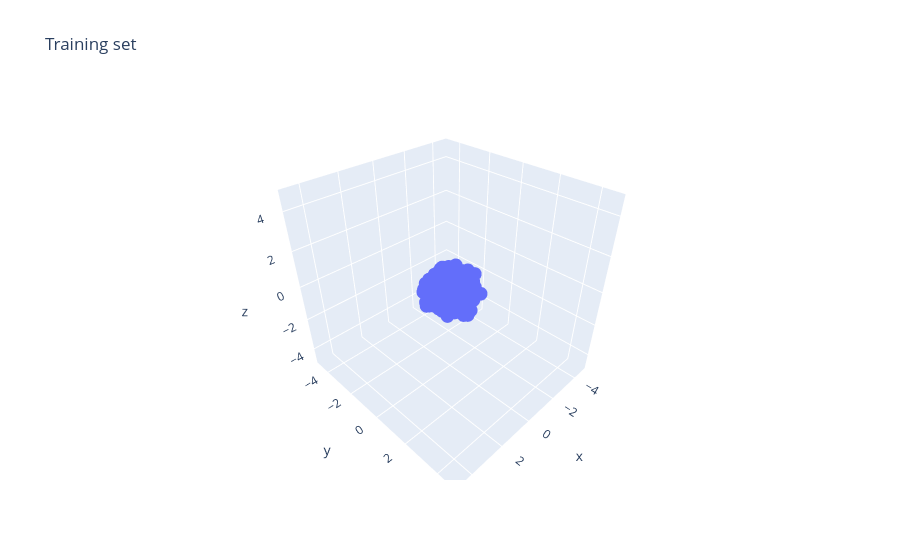
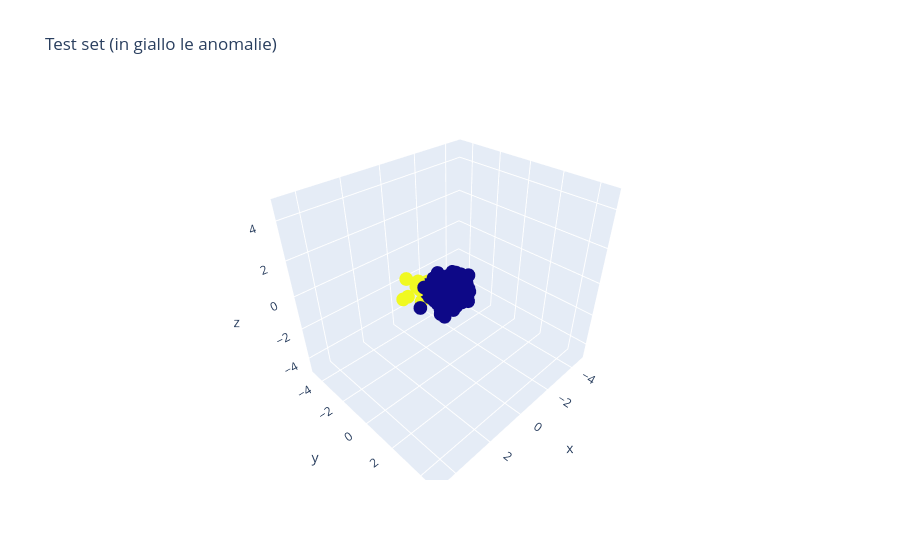

Notebook cell for these charts, in order:
### Code cell
# DATASET SINTETICO: gaussiana standard in 3D (dati normali) + punti con media spostata (anomalie)
D = 3
N_TRAIN = 10000
N_TEST = 1000
N_ANOMALIES = 10

rng = np.random.default_rng(0)
mean = np.zeros(D)
cov = np.full((D, D), 0.9)
np.fill_diagonal(cov, 1.0)            # variabili fortemente correlate: i dati stanno vicino alla diagonale (1, 1, 1)
shift = np.array([1.0, -1.0, 0.0])
x_train = rng.multivariate_normal(mean, cov, N_TRAIN)                  # solo dati normali
x_normal = rng.multivariate_normal(mean, cov, N_TEST - N_ANOMALIES)
anomalies = rng.multivariate_normal(mean + shift, cov, N_ANOMALIES)
x_test = np.concatenate((anomalies, x_normal))                         # le anomalie sono i primi N_ANOMALIES punti
y_test = np.array([1] * N_ANOMALIES + [0] * (N_TEST - N_ANOMALIES))   # 1 = anomalia, 0 = normale

# Le etichette del training set sono fittizie (tutti 0): servono solo perché i loader restituiscano (x, y) come per MNIST
train_dataset = TensorDataset(torch.tensor(x_train, dtype=torch.float32), torch.zeros(N_TRAIN, dtype=torch.long))
test_dataset = TensorDataset(torch.tensor(x_test, dtype=torch.float32), torch.tensor(y_test))
train_loader = DataLoader(train_dataset, batch_size=BATCH_SIZE, shuffle=True)
test_loader = DataLoader(test_dataset, batch_size=BATCH_SIZE, shuffle=False)

print(f"TRAIN SET shape: {x_train.shape}")
print(f"TEST SET shape:  {x_test.shape}  ({N_ANOMALIES} anomalie)")

for x, y, title in [(x_train, None, 'Training set'),
                    (x_test, y_test, 'Test set (in giallo le anomalie)')]:
    fig = go.Figure(data=[go.Scatter3d(x=x[:, 0], y=x[:, 1], z=x[:, 2], mode='markers',
                                       marker=dict(color=y))])
    fig.update_layout(title=title,
                      scene=dict(xaxis=dict(range=[-5, 5]), yaxis=dict(range=[-5, 5]), zaxis=dict(range=[-5, 5])))
    fig.show()

### Figure 1 — Plotly figure (JSON) as saved in the notebook; plotly's stock layout.template omitted (floating-point values rounded to 4 significant figures; data arrays with more than 128 entries replaced by an {"elided": "..."} marker saying what was removed)
{"data": [{"mode": "markers", "x": {"elided": "10000 float values"}, "y": {"elided": "10000 float values"}, "z": {"elided": "10000 float values"}, "type": "scatter3d"}], "layout": {"scene": {"xaxis": {"range": [-5, 5]}, "yaxis": {"range": [-5, 5]}, "zaxis": {"range": [-5, 5]}}, "title": {"text": "Training set"}}}

### Figure 2 — Plotly figure (JSON) as saved in the notebook; plotly's stock layout.template omitted (floating-point values rounded to 4 significant figures; data arrays with more than 128 entries replaced by an {"elided": "..."} marker saying what was removed)
{"data": [{"marker": {"color": {"elided": "1000 int values"}}, "mode": "markers", "x": {"elided": "1000 float values"}, "y": {"elided": "1000 float values"}, "z": {"elided": "1000 float values"}, "type": "scatter3d"}], "layout": {"scene": {"xaxis": {"range": [-5, 5]}, "yaxis": {"range": [-5, 5]}, "zaxis": {"range": [-5, 5]}}, "title": {"text": "Test set (in giallo le anomalie)"}}}
